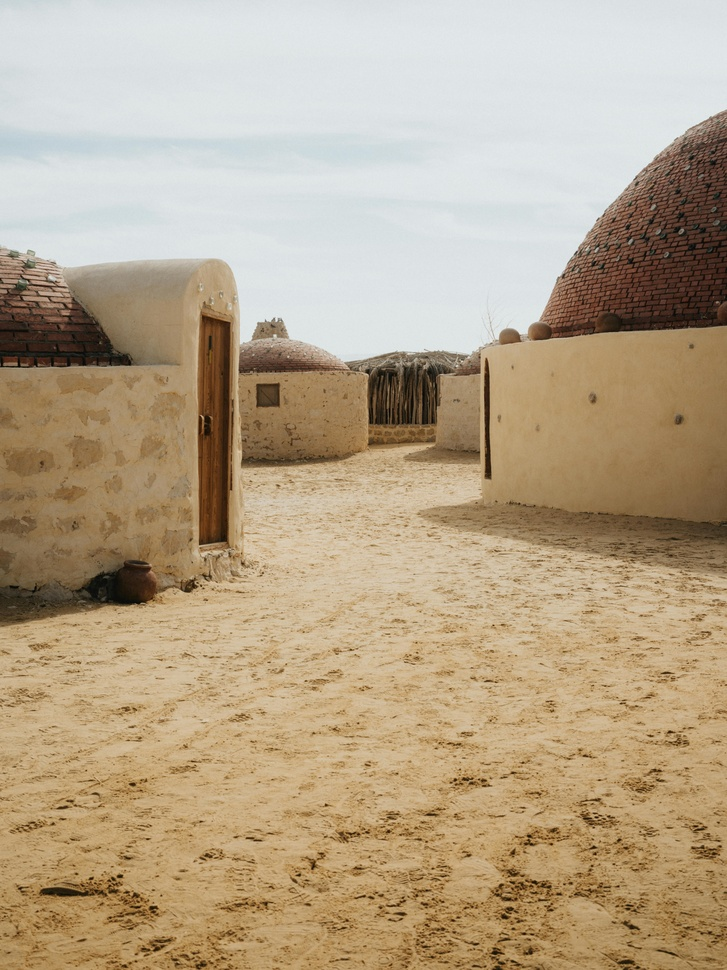
#> input picture testing.jpg, 727 x 970 px, shrunk from 6144 x 8192 before the run
$ python feature_detector.py testing.jpg 3
#> lines starting #> are read from the running program, lines starting #| are printed output that depends on the picture
#!/usr/bin/env python3
"""
Simple Feature Detection Script
Demonstrates how OpenCV detects distinctive points in images
"""

import cv2
import sys
import os


def detect_features(image_path, num_features=1000):
    """
    Detect and visualize features in an image using ORB detector

    Args:
        image_path: Path to the input image
        num_features: Number of features to detect (default: 1000)
    """
#> called with image_path = 'testing.jpg', num_features = 3

    # Step 1: Load the image
    # cv2.imread() supports: JPG, PNG, BMP, TIFF, WebP, and more
    print(f"Loading image: {image_path}")
    image = cv2.imread(image_path)
#> image is the input picture: shape (970, 727, 3); mean B, G, R 137.3, 164.1, 182.2


    if image is None:
        print(f"Error: Could not load image from {image_path}")
        return

    print(f"Image size: {image.shape[1]}x{image.shape[0]} pixels")
#| Image size: 727x970 pixels

    # Step 2: Convert to grayscale (features are detected on intensity, not color)
    gray = cv2.cvtColor(image, cv2.COLOR_BGR2GRAY)
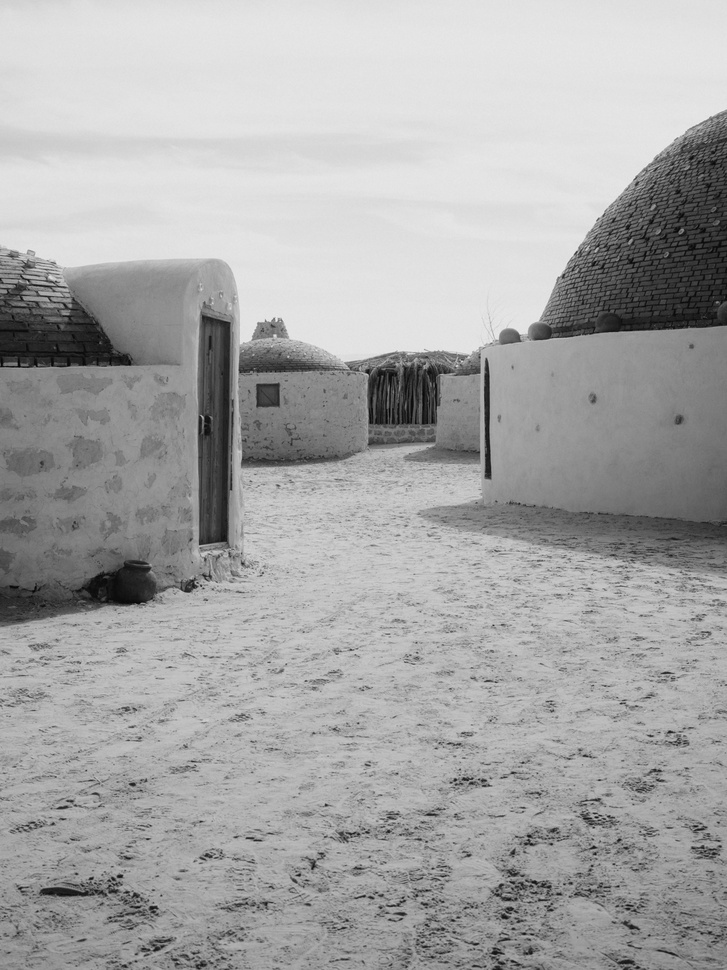
#> gray: shape (970, 727); min 2, max 242, mean 166.5
    print("Converted to grayscale")

    # Step 3: Create ORB detector
    # ORB = Oriented FAST and Rotated BRIEF
    # It finds corners and edges that are distinctive
    orb = cv2.ORB_create(nfeatures=num_features)
    print(f"Created ORB detector (looking for {num_features} features)")

    # Step 4: Detect keypoints and compute descriptors
    # - Keypoints: locations of interesting points (x, y coordinates)
    # - Descriptors: unique "fingerprints" of each keypoint (for matching)
    keypoints, descriptors = orb.detectAndCompute(gray, None)
#> keypoints = 3 keypoints; (x, y, size): (486, 359, 31), (222, 537, 111.1), (486, 359, 37.2)
    print(f"Found {len(keypoints)} keypoints")
#| Found 3 keypoints

    # Step 5: Draw keypoints on the image
    # Green circles = detected features
    # Lines coming from circles = orientation (direction the feature is "pointing")
    output_image = cv2.drawKeypoints(
        image,
        keypoints,
        None,
        color=(0, 255, 0),  # Green color
        flags=cv2.DRAW_MATCHES_FLAGS_DRAW_RICH_KEYPOINTS  # Show orientation
    )

    # Step 6: Print some keypoint details
    print("\n=== Sample Keypoints ===")
    for i, kp in enumerate(keypoints[:5]):  # Show first 5
        print(f"Keypoint {i+1}:")
        print(f"  Position: ({kp.pt[0]:.1f}, {kp.pt[1]:.1f})")
        print(f"  Size: {kp.size:.1f} (how large the feature is)")
        print(f"  Angle: {kp.angle:.1f}° (orientation)")
        print(f"  Response: {kp.response:.3f} (how strong/distinctive)")
#> this loop made 3 passes
#> kp on passes 1 to 3: keypoint at (486, 359), size 31, keypoint at (486, 358.8), size 37.2, keypoint at (222.2, 537.5), size 111.1
#> (printed output is left out)

    # Step 7: Save the output
    output_path = os.path.splitext(image_path)[0] + "_features.jpg"
    cv2.imwrite(output_path, output_image)
    print(f"\nSaved output to: {output_path}")

    # Step 8: Display statistics
    print("\n=== Statistics ===")
    print(f"Total features detected: {len(keypoints)}")
#| Total features detected: 3
    print(f"Descriptor shape: {descriptors.shape if descriptors is not None else 'None'}")
#| Descriptor shape: (3, 32)
    print(f"Each descriptor is a {descriptors.shape[1]}-dimensional vector")
#| Each descriptor is a 32-dimensional vector

    return keypoints, descriptors, output_image


def main():
    """Main entry point"""

    if len(sys.argv) < 2:
        print("Usage: python feature_detector.py <image_path> [num_features]")
        print("\nSupports: JPG, PNG, BMP, TIFF, WebP, and other common formats")
        print("\nExamples:")
        print("  python feature_detector.py photo.jpg")
        print("  python feature_detector.py image.png 500")
        print("  python feature_detector.py picture.bmp 2000")
        sys.exit(1)

    image_path = sys.argv[1]
    num_features = int(sys.argv[2]) if len(sys.argv) > 2 else 1000

    if not os.path.exists(image_path):
        print(f"Error: Image file not found: {image_path}")
        sys.exit(1)

    print("=" * 60)
    print("FEATURE DETECTION DEMO")
    print("=" * 60)
    print()

    detect_features(image_path, num_features)

    print("\n" + "=" * 60)
    print("WHAT DO THESE FEATURES MEAN?")
    print("=" * 60)
    print("""
Features (keypoints) are distinctive points in your image like:
- Corners of objects
- Edges and boundaries
- High-contrast spots
- Texture patterns

These points are used to:
1. Match images together (find same objects)
2. Detect if image is rotated/tilted
3. Calculate how to align images
4. Track objects between frames

The more features detected, the more accurately we can:
- Align images
- Detect rotation
- Calculate transformations
    """)


if __name__ == "__main__":
    main()
